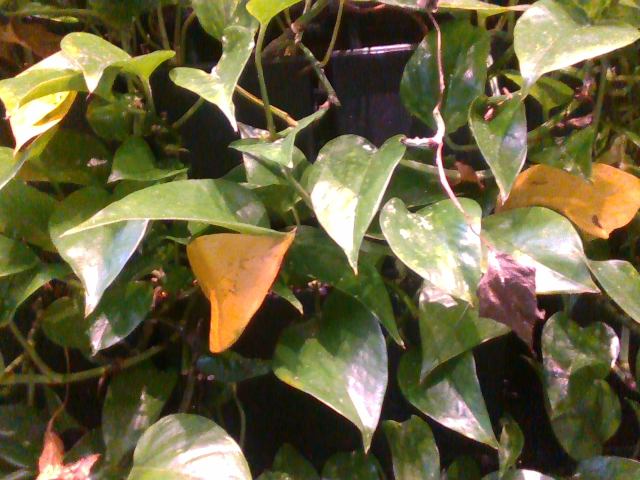
#> input picture test_scripts/perception/4_Color.png, 640 x 480 px, found by its file name
$ python color_histogram.py
#> lines starting #> are read from the running program, lines starting #| are printed output that depends on the picture
import cv2
import numpy as np
import matplotlib.pyplot as plt

def plot_histograms(image_path):
    # Load image
#> called with image_path = '/home/alex/4_Color.png'
    img_bgr = cv2.imread(image_path)
#> img_bgr is the input picture: shape (480, 640, 3); mean B, G, R 63, 98.2, 104.8
    if img_bgr is None:
        print("Error: Image not found.")
        return

    # Convert color spaces
    img_rgb = cv2.cvtColor(img_bgr, cv2.COLOR_BGR2RGB)
    img_lab = cv2.cvtColor(img_bgr, cv2.COLOR_BGR2Lab)
#> img_lab: shape (480, 640, 3); mean of channels 0, 1, 2 102.3, 125.5, 148.2

    fig, axs = plt.subplots(1, 2, figsize=(16, 6))

    # --- 1. RGB Histogram ---
    colors = ('r', 'g', 'b')
    for i, col in enumerate(colors):
        hist = cv2.calcHist([img_rgb], [i], None, [256], [0, 256])
        axs[0].plot(hist, color=col, lw=2)
    axs[0].set_title('RGB Histogram')
    axs[0].set_xlim([0, 256])
    axs[0].set_xlabel('Pixel Intensity')

    # --- 2. CIELAB Histogram ---
    # We focus on 'a' (Green-Red) and 'b' (Blue-Yellow) channels
    # a: 0 = Green, 255 = Red | b: 0 = Blue, 255 = Yellow (in OpenCV scaling)
    lab_labels = ('L*', 'a* (Green-Red)', 'b* (Blue-Yellow)')
    lab_colors = ('black', 'magenta', 'orange')
    for i, col in enumerate(lab_colors):
        hist = cv2.calcHist([img_lab], [i], None, [256], [0, 256])
        axs[1].plot(hist, color=col, lw=2)
    axs[1].set_title('CIELAB Histogram')
    axs[1].set_xlim([0, 256])
    axs[1].legend(lab_labels)

    plt.tight_layout()
    plt.show()
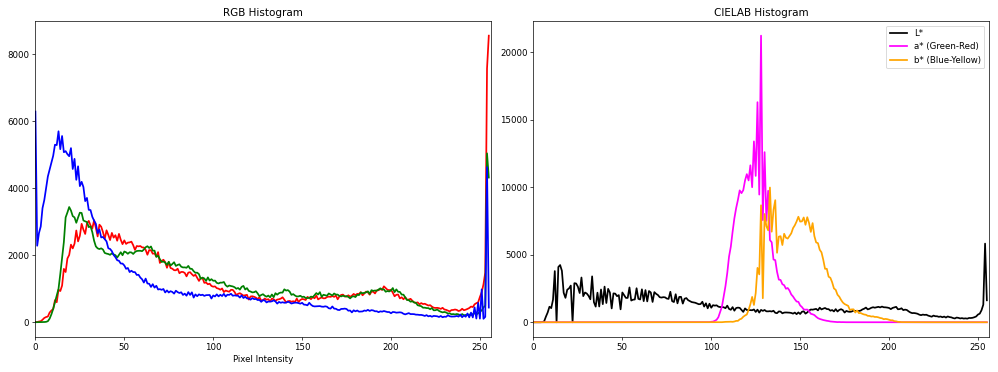
#> figure drawn by matplotlib, 2 panels; panel 1: curve peaks at x = 255, y = 8550; panel 1: curve peaks at x = 254, y = 5039; panel 1: curve peaks at x = 0, y = 6285; panel 2: curve peaks at x = 254, y = 5824

# Change this to image path
plot_histograms("/home/alex/4_Color.png")

$ run again, with test_scripts/perception/1_Color.png copied over test_scripts/perception/4_Color.png
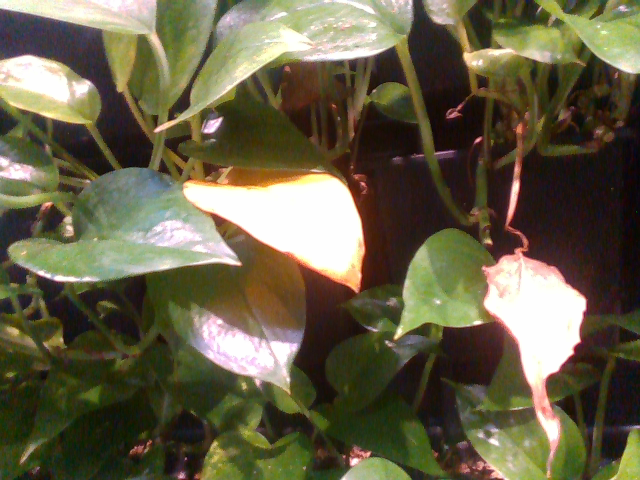
#> input picture test_scripts/perception/1_Color.png, 640 x 480 px, found by its file name
#> in plot_histograms, img_bgr is the input picture: shape (480, 640, 3); mean B, G, R 70.9, 95.6, 101.8
#> img_lab: shape (480, 640, 3); mean of channels 0, 1, 2 99.5, 127, 143
#> in plot_histograms, `plt.show()`:
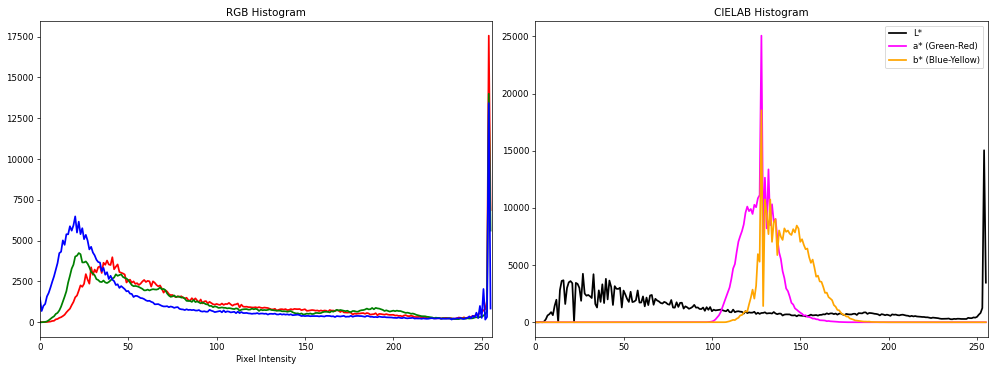
#> figure drawn by matplotlib, 2 panels; panel 1: curve peaks at x = 254, y = 17563; panel 1: curve peaks at x = 254, y = 13999; panel 1: curve peaks at x = 254, y = 13427; panel 2: curve peaks at x = 254, y = 15045

$ run again, with test_scripts/perception/2_Color.png copied over test_scripts/perception/4_Color.png
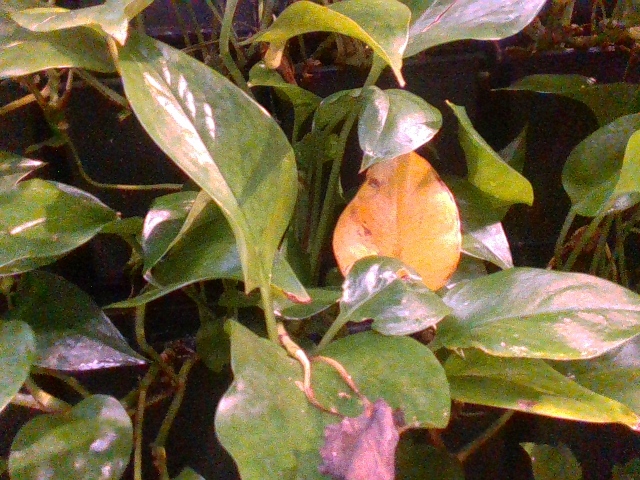
#> input picture test_scripts/perception/2_Color.png, 640 x 480 px, found by its file name
#> in plot_histograms, img_bgr is the input picture: shape (480, 640, 3); mean B, G, R 63.5, 97.5, 110.9
#> img_lab: shape (480, 640, 3); mean of channels 0, 1, 2 103.6, 128.7, 148.3
#> in plot_histograms, `plt.show()`:
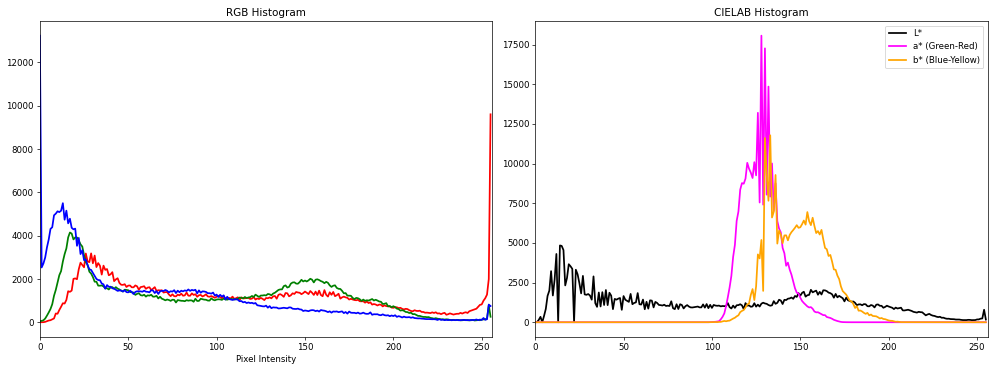
#> figure drawn by matplotlib, 2 panels; panel 1: curve peaks at x = 255, y = 9607; panel 1: curve peaks at x = 17, y = 4149; panel 1: curve peaks at x = 0, y = 13239; panel 2: curve peaks at x = 14, y = 4839

$ run again, with test_scripts/perception/3_Color.png copied over test_scripts/perception/4_Color.png
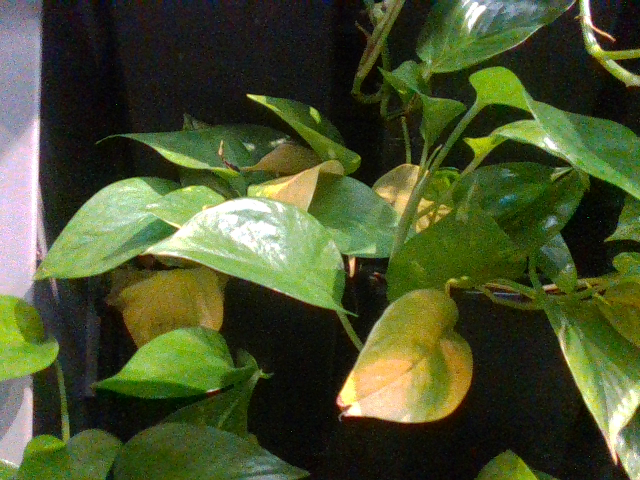
#> input picture test_scripts/perception/3_Color.png, 640 x 480 px, found by its file name
#> in plot_histograms, img_bgr is the input picture: shape (480, 640, 3); mean B, G, R 46.2, 82.2, 72.9
#> img_lab: shape (480, 640, 3); mean of channels 0, 1, 2 81.6, 119, 145.8
#> in plot_histograms, `plt.show()`:
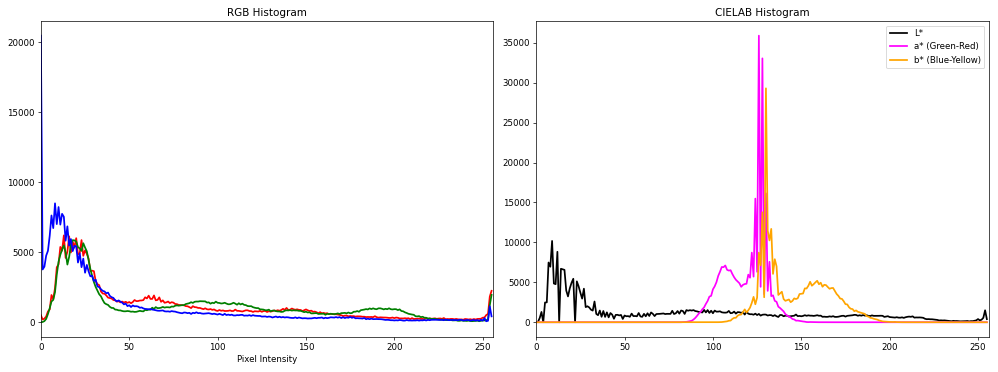
#> figure drawn by matplotlib, 2 panels; panel 1: curve peaks at x = 13, y = 6216; panel 1: curve peaks at x = 18, y = 5874; panel 1: curve peaks at x = 0, y = 20479; panel 2: curve peaks at x = 9, y = 10183
